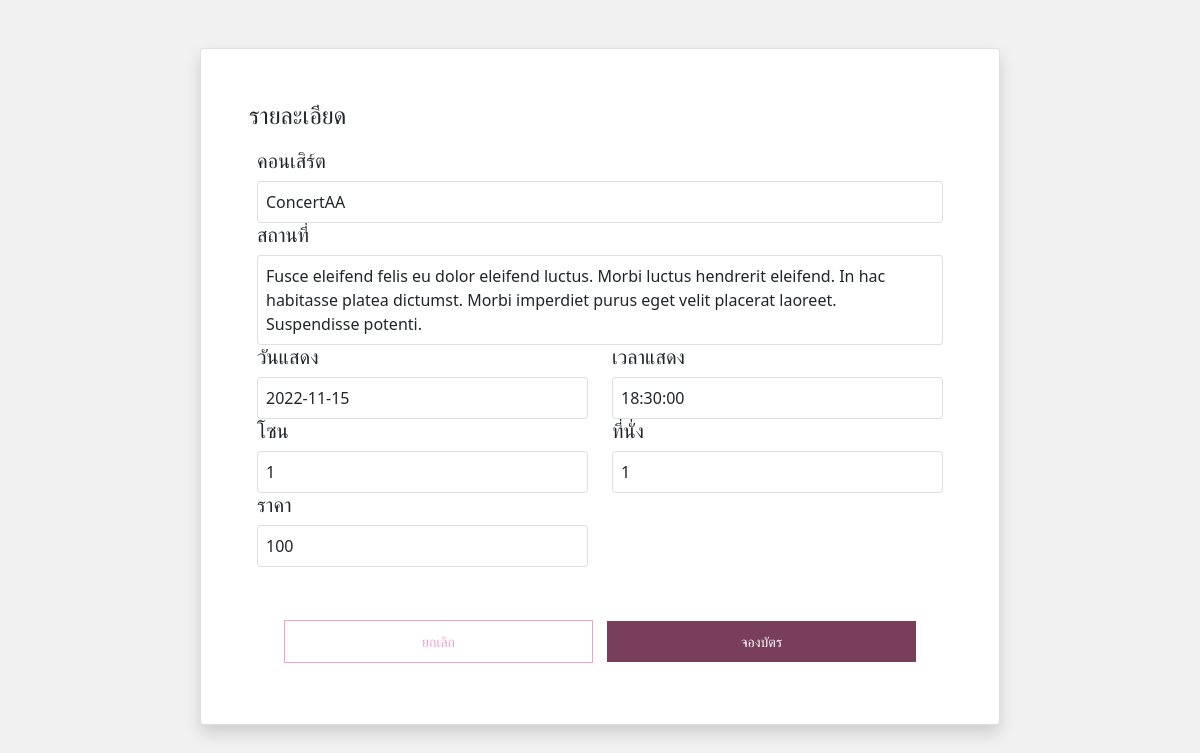
/jong.php?id_tickets=35, run on the app's committed database.
### tables this page shows
CREATE TABLE `tickets` (
  `id_tickets` int(10) NOT NULL,
  `id_con` int(11) NOT NULL,
  `payday` date NOT NULL,
  `zone` enum('1','2','3','4') NOT NULL,
  `seat` enum('1','2','3','4','5','6','7','8','9','10') NOT NULL,
  `price` int(7) NOT NULL,
  `reserve` enum('0','1') NOT NULL,
  `id_user` int(10) NOT NULL,
  `id_admin` int(10) NOT NULL
);

CREATE TABLE `con` (
  `id_con` int(10) NOT NULL,
  `name` varchar(50) NOT NULL,
  `location` varchar(255) NOT NULL,
  `saleday` date NOT NULL,
  `showday` date NOT NULL,
  `showtime` time NOT NULL,
  `description` varchar(255) NOT NULL,
  `img` varchar(255) NOT NULL,
  `id_admin` int(11) NOT NULL,
  `status` enum('0','1') NOT NULL
);

### jong.php (the view, shortened to what this page needs)
<?php
    include('connection.php');
    $id_tickets = $_GET['id_tickets'];
    $sql = "SELECT * FROM con,tickets WHERE con.id_con=tickets.id_con AND tickets.id_tickets='$id_tickets'";
    $re=mysqli_query($con,$sql);
    $row=mysqli_fetch_array($re);
?>
<!DOCTYPE html>
<html>
<head>
  <link rel="stylesheet" href="css/css.css">
  <link rel="stylesheet" href="https://cdn.jsdelivr.net/npm/swiper/swiper-bundle.min.css" />
  <link href="https://cdn.jsdelivr.net/npm/bootstrap@5.0.2/dist/css/bootstrap.min.css" rel="stylesheet"
>
</head>
<body style="background-color: #f1f1f1;">
<div class="card m-auto mt-5 mb-5 shadow" style="width: 800px;">
  <div class="p-5 pb-0">
    <h4 class="modal-title">รายละเอียด</h4>
  </div>
  <div class="p-5 pt-2">
    <form class="row p-2" method="post">
      <div class="col-12">
        <h5>คอนเสิร์ต</h5>
        <div class="card container p-2"><?php echo $row["name"]; ?></div>
      </div>
      <div class="col-12">
        <h5>สถานที่</h5>
        <div class="card container p-2"><?php echo $row["location"]; ?></div>
      </div>
      <div class="col-6">
        <h5>วันแสดง</h5>
        <div class="card container p-2"><?php echo $row["showday"]; ?></div>
      </div>
      <div class="col-6">
        <h5>เวลาแสดง</h5>
        <div class="card container p-2"><?php echo $row["showtime"]; ?></div>
      </div>
      <div class="col-6">
        <h5>โซน</h5>
        <div class="card container p-2"><?php echo $row["zone"]; ?></div>
      </div>
      <div class="col-6">
        <h5>ที่นั่ง</h5>
        <div class="card container p-2"><?php echo $row["seat"]; ?></div>
      </div>
      <div class="col-6">
        <h5>ราคา</h5>
        <div class="card container p-2"><?php echo $row["price"]; ?></div>
      </div>
      <div class="col-12 pt-5 text-center">
        <button class="button2" name="btn_cancel">ยกเลิก</button>
        <button class="button1" name="btn_Update">จองบัตร</button>
      </div>
    </form>
  </div>
</div>
</body>
</html>

### css/css.css (style rules this page uses)
.button1 { margin: 5px; display: inline-block; background: #793e5a; font-size: 14px; color: #fff; width: 45%; padding: 10px; border: 0; }
.button2 { margin: 5px; display: inline-block; background: none; font-size: 14px; color: #000; width: 45%; padding: 10px; border: 1px solid #f19fcf; color: #f19fcf; }

### data on the page
tickets: id_con.name "ConcertAA", id_con.location "Fusce eleifend felis eu dolor eleifend luctus. Morbi luctus hendrerit eleifend. In hac habitasse platea dictumst. Morbi imperdiet purus eget velit placerat laoreet. Suspendisse potenti.", id_con.showday "2022-11-15", id_con.showtime "18:30:00", zone "1", seat "1", price "100"
